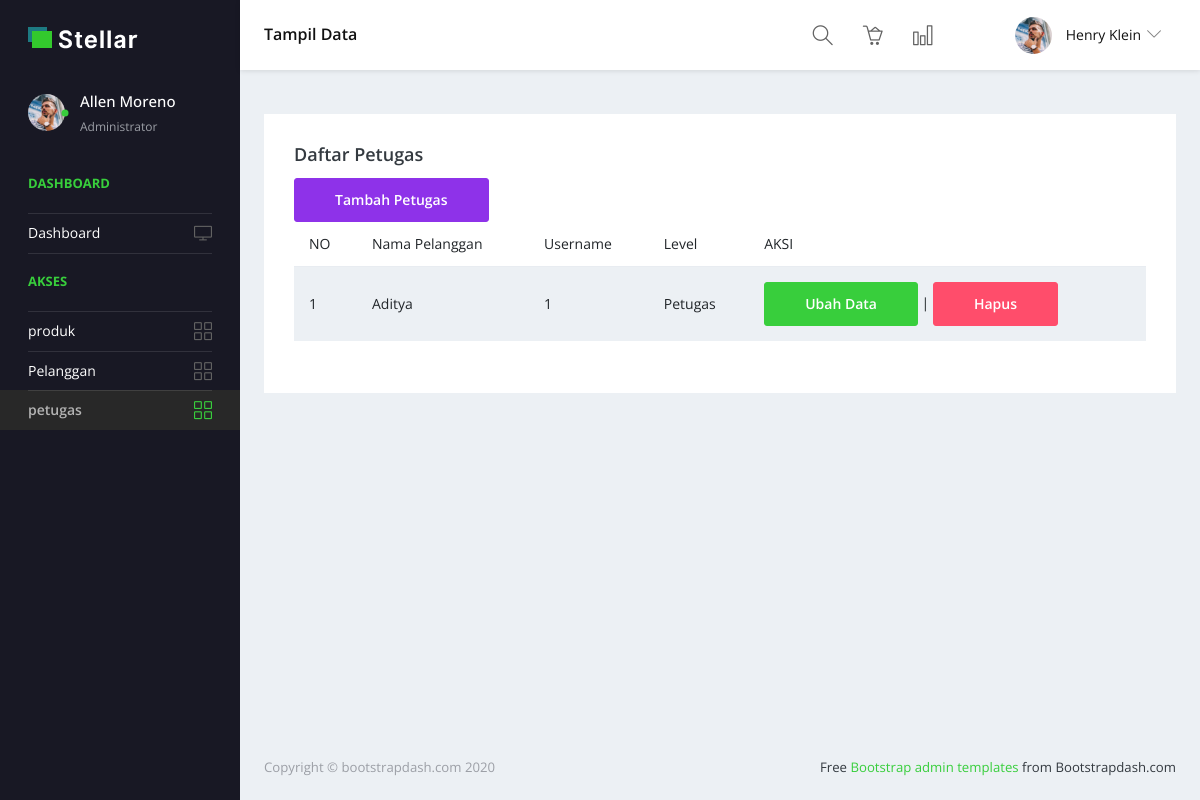
Screenshot of /petugas/petugas.php (signed in) with the database file from the repository.
### tables this page shows
CREATE TABLE `petugas` (
  `id_petugas` int(11) NOT NULL,
  `nama_petugas` varchar(100) NOT NULL,
  `username` varchar(100) NOT NULL,
  `password` varchar(100) NOT NULL,
  `level` enum('Admin','Manager','Petugas') NOT NULL
);

### petugas/petugas.php (the view, shortened to what this page needs)
<?php
include "../header.php";
?>
<!DOCTYPE html>
<html lang="en">
<head>
  <link rel="stylesheet" href="../vendors/simple-line-icons/css/simple-line-icons.css">
  <link rel="stylesheet" href="../vendors/flag-icon-css/css/flag-icon.min.css">
  <link rel="stylesheet" href="../vendors/css/vendor.bundle.base.css">
  <link rel="stylesheet" href="../css/style.css">
</head>
<body>
  <div class="container-scroller">
    <nav class="navbar default-layout-navbar col-lg-12 col-12 p-0 fixed-top d-flex flex-row">
      <div class="navbar-brand-wrapper d-flex align-items-center">
        <a class="navbar-brand brand-logo" href="home.php">
          <img src="../images/logo.svg" alt="logo" class="logo-dark" />
        </a>
      </div>
      <div class="navbar-menu-wrapper d-flex align-items-center flex-grow-1">
        <h5 class="mb-0 font-weight-medium d-none d-lg-flex">Tampil Data</h5>
        <ul class="navbar-nav navbar-nav-right ml-auto">
          <form class="search-form d-none d-md-block" action="#">
            <i class="icon-magnifier"></i>
            <input type="search" class="form-control" placeholder="Search Here" title="Search here">
          </form>
          <li class="nav-item"><a href="#" class="nav-link"><i class="icon-basket-loaded"></i></a></li>
          <li class="nav-item"><a href="#" class="nav-link"><i class="icon-chart"></i></a></li>
          <li class="nav-item dropdown d-none d-xl-inline-flex user-dropdown">
            <a class="nav-link dropdown-toggle" id="UserDropdown" href="#" data-toggle="dropdown" aria-expanded="false">
              <img class="img-xs rounded-circle ml-2" src="../images/faces/face8.jpg" alt="Profile image"> <span class="font-weight-normal"> Henry Klein </span></a>
          </li>
        </ul>
      </div>
    </nav>
    <div class="container-fluid page-body-wrapper">
      <nav class="sidebar sidebar-offcanvas" id="sidebar">
        <ul class="nav">
          <li class="nav-item nav-profile">
            <a href="#" class="nav-link">
              <div class="profile-image">
                <img class="img-xs rounded-circle" src="../images/faces/face8.jpg" alt="profile image">
                <div class="dot-indicator bg-success"></div>
              </div>
              <div class="text-wrapper">
                <p class="profile-name">Allen Moreno</p>
                <p class="designation">Administrator</p>
              </div>
            </a>
          </li>
          <li class="nav-item nav-category">
            <span class="nav-link">Dashboard</span>
          </li>
          <li class="nav-item">
            <a class="nav-link" href="home.php">
              <span class="menu-title">Dashboard</span>
              <i class="icon-screen-desktop menu-icon"></i>
            </a>
          </li>
          <li class="nav-item nav-category"><span class="nav-link">Akses</span></li>
          <li class="nav-item">
            <a class="nav-link" href="produk.php">
              <span class="menu-title">produk</span>
              <i class="icon-grid menu-icon"></i>
            </a>
          </li>
          <li class="nav-item">
            <a class="nav-link" href="pelanggan.php">
              <span class="menu-title">Pelanggan</span>
              <i class="icon-grid menu-icon"></i>
            </a>
          </li>
          <li class="nav-item">
            <a class="nav-link" href="petugas.php">
              <span class="menu-title">petugas</span>
              <i class="icon-grid menu-icon"></i>
            </a>
          </li>
        </ul>
      </nav>
      <div class="main-panel">
        <div class="content-wrapper">
          <div class="row">
            <div class="col-lg-12 grid-margin stretch-card">
              <div class="card">
                <div class="card-body">
                  <h4 class="card-title">Daftar Petugas</h4>
                  <table class="table table-striped">
                    <thead>
                      <button type="button" class="btn btn-info" data-toggle="modal" data-target="#tambah_pelanggan">Tambah Petugas
                        <th>NO</th>
                        <th>Nama Pelanggan</th>
                        <th>Username</th>
                        <th>Level</th>
                        <th>AKSI</th>
                    </thead>
                    <tbody>
                      <?php
                      $qry = mysqli_query($conn, "SELECT * FROM `petugas`");
                      $no = 0;
                      while ($data = mysqli_fetch_array($qry)) {
                        $no++; ?>
                        <tr>
                          <td><?= $no ?></td>
                          <td><?= $data['nama_petugas'] ?></td>
                          <td><?= $data['username'] ?></td>
                          <td><?= $data['level'] ?></td>
                          <td>
                            <a href="u_petugas.php?id_petugas=<?= $data['id_petugas'] ?>" class="btn btn-success">Ubah Data</a> |
                            <a href="h_petugas.php?id_petugas=<?= $data['id_petugas'] ?>" onclick="return confirm('Apakah anda yakin menghapus data ini?')" class="btn btn-danger">Hapus</a>
                          </td>
                        </tr>
                      <?php
                      }
                      ?>
                    </tbody>
                  </table>
                  <br>
                </div>
              </div>
            </div>
          </div>
        </div>
        <footer class="footer">
          <div class="d-sm-flex justify-content-center justify-content-sm-between">
            <span class="text-muted d-block text-center text-sm-left d-sm-inline-block">Copyright © bootstrapdash.com 2020</span>
            <span class="float-none float-sm-right d-block mt-1 mt-sm-0 text-center"> Free <a href="https://www.bootstrapdash.com/bootstrap-admin-template/" target="_blank">Bootstrap admin templates</a> from Bootstrapdash.com</span>
          </div>
        </footer>
      </div>
    </div>
  </div>
</body>
</html>

### rows the page displays
petugas: nama_petugas "Aditya", username "1", level "Petugas"
